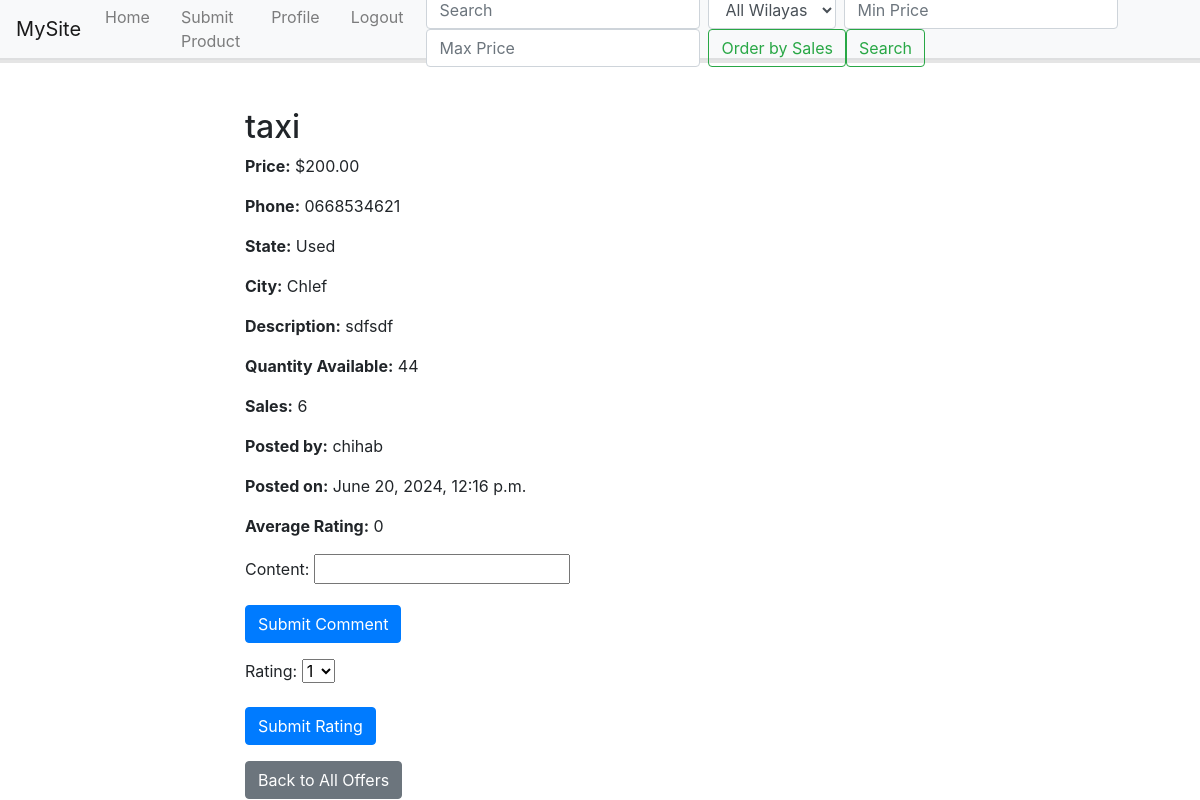
Before: /users/product/1/ with the older database file.
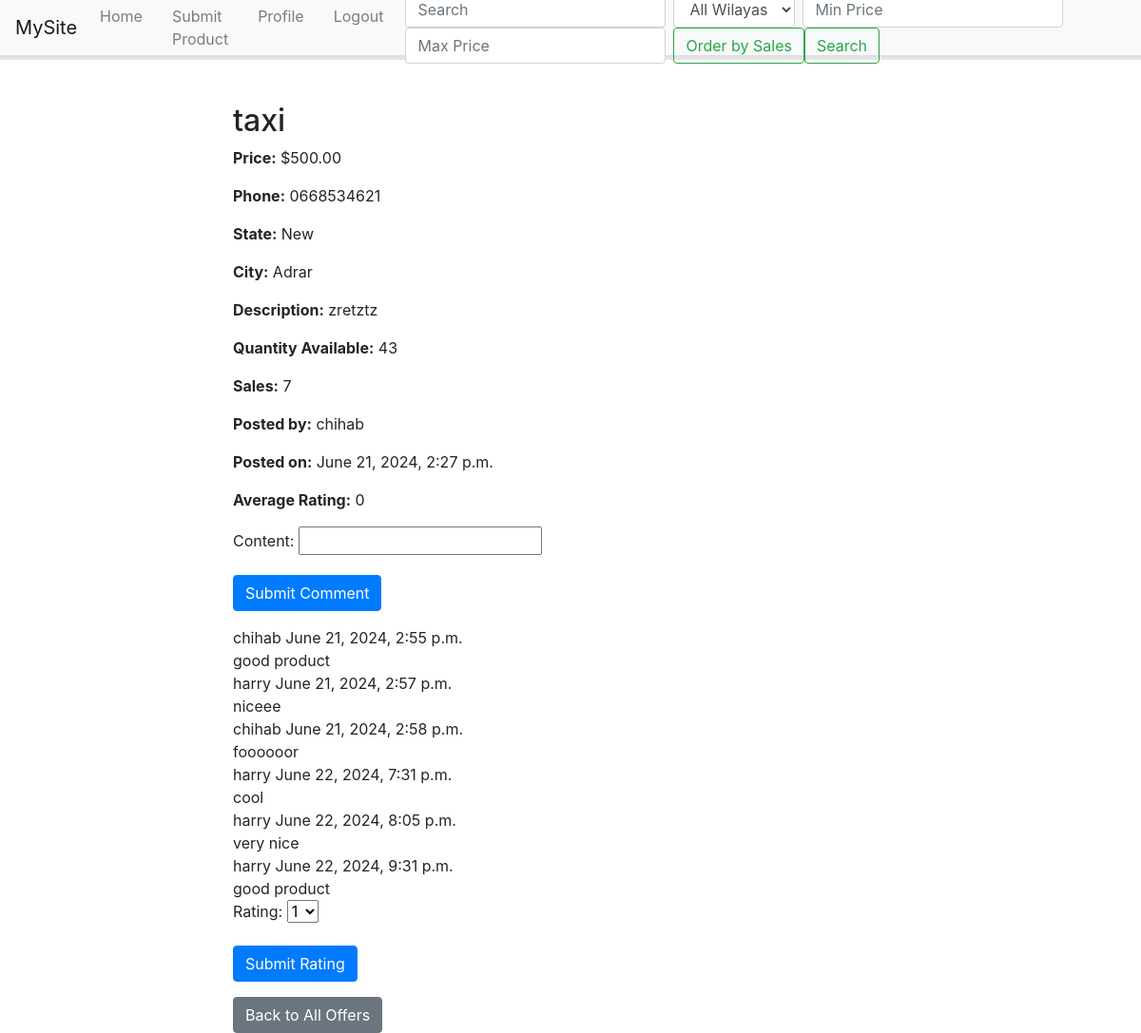
After: the same page with the newer database file.
### users/models.py (models this page shows, shortened)
class Product(models.Model):
    user = models.ForeignKey("custom_user", on_delete=models.CASCADE)
    name = models.CharField(max_length=255)
    car_model = models.CharField(max_length=255)
    car_serie = models.CharField(max_length=255)
    piece = models.CharField(max_length=255)
    price = models.DecimalField(max_digits=10, decimal_places=2)
    phone_number = models.CharField(max_length=15)
    STATE_CHOICES = [
        ('new', 'New'),
        ('used', 'Used'),
    ]
    state = models.CharField(max_length=4, choices=STATE_CHOICES)
    city = models.ForeignKey(Wilaya, on_delete=models.CASCADE)
    description = models.TextField(blank=True, null=True)
    created_at = models.DateTimeField(auto_now_add=True)
    quantity = models.PositiveIntegerField(default=0)
    sales = models.PositiveIntegerField(default=0)
    total_rating = models.PositiveIntegerField(default=0)
    rating_count = models.PositiveIntegerField(default=0)
    @property
    def average_rating(self):
        if self.rating_count == 0:
            return 0
        return self.total_rating / self.rating_count

class Wilaya(models.Model):
    name = models.CharField(max_length=100)
    def __str__(self):
        return self.name

class custom_user(AbstractUser):
    phone_num = models.CharField(max_length=15)
    profile_pic = models.ImageField(upload_to='user_pic/')

class Comment(models.Model):
    user = models.ForeignKey(User, on_delete=models.CASCADE)
    product = models.ForeignKey(Product, on_delete=models.CASCADE)
    content = models.CharField(max_length=360)
    timestamp = models.DateTimeField(auto_now_add=True)

### users/views.py (the view, shortened to what this page needs)
# urls.py: path('product/<int:product_id>/', views.product_detail_view, name='product_detail'),
def product_detail_view(request, product_id):
    product = get_object_or_404(Product, id=product_id)
    comments = Comment.objects.filter(product=product)
    comment_form = CommentForm()
    rating_form = RatingForm()
    return render(request, 'users/product_detail.html', {
        'product': product,
        'comments': comments,
        'comment_form': comment_form,
        'rating_form': rating_form,
    })

### users/forms.py (shortened to what this page needs)
class CommentForm(forms.ModelForm):
    class Meta:
        model = Comment
        fields = ['content']

class RatingForm(forms.Form):
    value = forms.ChoiceField(choices=[(i, i) for i in range(1, 6)], label="Rating")

### users/templates/users/product_detail.html (shortened to what this page needs)
{% extends "users/layout.html" %}
{% block content %}
<div class="container mt-5">
    <div class="row">
        <div class="col-md-8 offset-md-2">
            <h2>{{ product.name }}</h2>
            <p><strong>Price:</strong> ${{ product.price }}</p>
            <p><strong>Phone:</strong> {{ product.phone_number }}</p>
            <p><strong>State:</strong> {{ product.get_state_display }}</p>
            <p><strong>City:</strong> {{ product.city }}</p>
            <p><strong>Description:</strong> {{ product.description }}</p>
            <p><strong>Quantity Available:</strong> {{ product.quantity }}</p>
            <p><strong>Sales:</strong> {{ product.sales }}</p>
            <p><strong>Posted by:</strong> {{ product.user.username }}</p>
            <p><strong>Posted on:</strong> {{ product.created_at }}</p>
            <p><strong>Average Rating:</strong> {{ product.average_rating }}</p>
            <form method="post" action="{% url 'product_detail' product.id %}">
                {{ comment_form.as_p }}
                <button type="submit" class="btn btn-primary">Submit Comment</button>
            </form>
            {% for comment in comments %}
            <div class="comment">
                <div class="comment-header">
                    <span class="username">{{ comment.user.username }}</span>
                    <span class="timestamp">{{ comment.timestamp }}</span>
                </div>
                <div class="comment-content">{{ comment.content }}</div>
            </div>
            {% endfor %}
            <form method="post" action="{% url 'product_detail' product.id %}">
                {{ rating_form.as_p }}
                <button type="submit" class="btn btn-primary" name="rating">Submit Rating</button>
            </form>
            <a href="{% url 'index' %}" class="btn btn-secondary">Back to All Offers</a>
        </div>
    </div>
</div>
{% endblock %}

Changed rows visible on the page:
changed Product "taxi": price "200.00" → "500.00"; state "Used" → "New"; city "Chlef" → "Adrar"; description "sdfsdf" → "zretztz"; quantity "44" → "43"; sales "6" → "7"; created_at "June 20, 2024, 12:16 p.m." → "June 21, 2024, 2:27 p.m."
added Comment: user.username "chihab", timestamp "June 21, 2024, 2:55 p.m.", content "good product"
added Comment: user.username "harry", timestamp "June 21, 2024, 2:57 p.m.", content "niceee"
added Comment: user.username "chihab", timestamp "June 21, 2024, 2:58 p.m.", content "foooooor"
added Comment: user.username "harry", timestamp "June 22, 2024, 7:31 p.m.", content "cool"
added Comment: user.username "harry", timestamp "June 22, 2024, 8:05 p.m.", content "very nice"
added Comment: user.username "harry", timestamp "June 22, 2024, 9:31 p.m.", content "good product"
